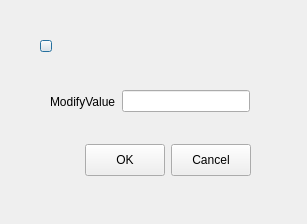
<?xml version="1.0" encoding="UTF-8"?>
<ui version="4.0">
 <class>BatchModifyDialog</class>
 <widget class="QDialog" name="BatchModifyDialog">
  <property name="geometry">
   <rect>
    <x>0</x>
    <y>0</y>
    <width>307</width>
    <height>224</height>
   </rect>
  </property>
  <property name="windowTitle">
   <string>Dialog</string>
  </property>
  <widget class="QWidget" name="layoutWidget_2">
   <property name="geometry">
    <rect>
     <x>40</x>
     <y>30</y>
     <width>211</width>
     <height>32</height>
    </rect>
   </property>
   <layout class="QHBoxLayout" name="horizontalLayout_2">
    <property name="spacing">
     <number>0</number>
    </property>
    <item>
     <widget class="QPushButton" name="pbClose">
      <property name="minimumSize">
       <size>
        <width>12</width>
        <height>12</height>
       </size>
      </property>
      <property name="maximumSize">
       <size>
        <width>12</width>
        <height>12</height>
       </size>
      </property>
      <property name="text">
       <string/>
      </property>
     </widget>
    </item>
    <item>
     <spacer name="horizontalSpacer_3">
      <property name="orientation">
       <enum>Qt::Horizontal</enum>
      </property>
      <property name="sizeHint" stdset="0">
       <size>
        <width>40</width>
        <height>20</height>
       </size>
      </property>
     </spacer>
    </item>
   </layout>
  </widget>
  <widget class="QWidget" name="layoutWidget">
   <property name="geometry">
    <rect>
     <x>50</x>
     <y>90</y>
     <width>200</width>
     <height>23</height>
    </rect>
   </property>
   <layout class="QHBoxLayout" name="horizontalLayout">
    <item>
     <widget class="QLabel" name="labelInstruction">
      <property name="text">
       <string>ModifyValue</string>
      </property>
     </widget>
    </item>
    <item>
     <widget class="QLineEdit" name="lineEditModifyValue">
      <property name="maxLength">
       <number>30</number>
      </property>
     </widget>
    </item>
   </layout>
  </widget>
  <widget class="QWidget" name="horizontalLayoutWidget">
   <property name="geometry">
    <rect>
     <x>50</x>
     <y>140</y>
     <width>201</width>
     <height>41</height>
    </rect>
   </property>
   <layout class="QHBoxLayout" name="horizontalLayout_3">
    <item>
     <spacer name="horizontalSpacer">
      <property name="orientation">
       <enum>Qt::Horizontal</enum>
      </property>
      <property name="sizeHint" stdset="0">
       <size>
        <width>40</width>
        <height>20</height>
       </size>
      </property>
     </spacer>
    </item>
    <item>
     <widget class="QPushButton" name="btnOK">
      <property name="sizePolicy">
       <sizepolicy hsizetype="Fixed" vsizetype="Fixed">
        <horstretch>0</horstretch>
        <verstretch>0</verstretch>
       </sizepolicy>
      </property>
      <property name="minimumSize">
       <size>
        <width>80</width>
        <height>31</height>
       </size>
      </property>
      <property name="maximumSize">
       <size>
        <width>80</width>
        <height>32</height>
       </size>
      </property>
      <property name="text">
       <string>OK</string>
      </property>
     </widget>
    </item>
    <item>
     <widget class="QPushButton" name="btnCancel">
      <property name="sizePolicy">
       <sizepolicy hsizetype="Fixed" vsizetype="Fixed">
        <horstretch>0</horstretch>
        <verstretch>0</verstretch>
       </sizepolicy>
      </property>
      <property name="minimumSize">
       <size>
        <width>80</width>
        <height>31</height>
       </size>
      </property>
      <property name="maximumSize">
       <size>
        <width>80</width>
        <height>32</height>
       </size>
      </property>
      <property name="text">
       <string>Cancel</string>
      </property>
     </widget>
    </item>
   </layout>
  </widget>
 </widget>
 <resources/>
 <connections/>
</ui>
